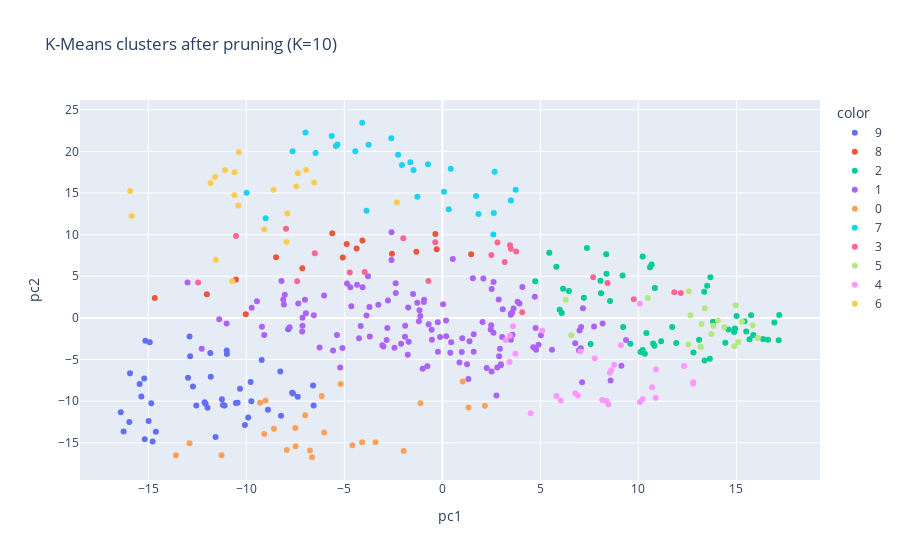

Here is the notebook cell this chart was saved with:
### Markdown cell above
## Visualize after-pruned cluster

### Code cell
pca2 = PCA(n_components=2, random_state=42)
emb2 = pca2.fit_transform(Xz_pruned)

df_plot2 = pd.DataFrame({
    "ticker": tickers_pruned,
    "pc1": emb2[:, 0],
    "pc2": emb2[:, 1],
    "cluster": labels2.astype(int)
})

fig2 = px.scatter(
    df_plot2, x="pc1", y="pc2",
    color=df_plot2["cluster"].astype(str),
    hover_name="ticker",
    title=f"K-Means clusters after pruning (K={best_k2})"
)
fig2.show()

### Figure 1 — Plotly figure (JSON) as saved in the notebook; plotly's stock layout.template omitted (floating-point values rounded to 4 significant figures; data arrays with more than 128 entries replaced by an {"elided": "..."} marker saying what was removed)
{"data": [{"hovertemplate": "<b>%{hovertext}</b><br><br>color=9<br>pc1=%{x}<br>pc2=%{y}<extra></extra>", "hovertext": ["AAPL", "ADBE", "ADSK", "AKAM", "AMZN", "AXON", "CDNS", "CMG", "CRL", "CRM", "CRWD", "DAY", "DDOG", "DXCM", "EA", "ENPH", "EPAM", "EW", "FTNT", "GDDY", "GOOG", "GOOGL", "IDXX", "INTU", "ISRG", "LULU", "META", "MRNA", "MSFT", "MTCH", "NFLX", "NOW", "PANW", "PAYC", "PODD", "PTC", "PYPL", "RVTY", "SNPS", "TECH", "TSLA", "TTD", "TTWO", "TYL", "WDAY", "WST", "XYZ"], "legendgroup": "9", "marker": {"color": "#636efa", "symbol": "circle"}, "mode": "markers", "name": "9", "orientation": "v", "showlegend": true, "type": "scatter", "x": [-12.98, -16.41, -9.906, -12.9, -14.99, -7.666, -16.26, -11.11, -8.269, -12.08, -14.78, -8.232, -14.62, -12.87, -15.15, -7.62, -9.783, -7.865, -12.73, -10.32, -10.45, -10.54, -15.93, -12.13, -9.218, -9.747, -11.98, -11.0, -15.35, -7.377, -14.85, -15.97, -11.2, -6.597, -11.84, -6.568, -11.25, -10.99, -15.18, -11.82, -8.898, -11.57, -15.21, -15.44, -12.55, -14.93, -10.07], "xaxis": "x", "y": [-7.181, -11.31, -11.97, -2.23, -12.37, -8.967, -13.62, -10.51, -6.431, -10.31, -14.83, -11.75, -13.67, -4.594, -2.733, -9.083, -7.686, -1.367, -8.229, -8.515, -10.17, -10.2, -6.631, -10.12, -5.056, -9.99, -10.78, -3.91, -9.446, -9.452, -10.24, -12.49, -10.45, -8.101, -4.214, -10.5, -9.768, -4.328, -14.57, -7.074, -11.01, -14.28, -7.272, -7.94, -10.51, -2.921, -12.86], "yaxis": "y"}, {"hovertemplate": "<b>%{hovertext}</b><br><br>color=8<br>pc1=%{x}<br>pc2=%{y}<extra></extra>", "hovertext": ["ABBV", "AMGN", "BMY", "CI", "CNC", "COR", "ELV", "HUM", "INCY", "LLY", "MCK", "MOH", "MRK", "REGN", "UNH", "VRTX"], "legendgroup": "8", "marker": {"color": "#EF553B", "symbol": "circle"}, "mode": "markers", "name": "8", "orientation": "v", "showlegend": true, "type": "scatter", "x": [-4.882, -8.486, -4.078, 1.466, -2.573, -0.3592, -1.327, -5.08, -10.03, -10.53, -0.2885, -7.144, -5.616, -14.67, -4.375, -12.02], "xaxis": "x", "y": [8.87, 7.279, 9.296, 7.646, 7.705, 10.07, 7.94, 7.263, 0.4336, 4.609, 8.254, 5.974, 10.17, 2.402, 8.344, 2.853], "yaxis": "y"}, {"hovertemplate": "<b>%{hovertext}</b><br><br>color=2<br>pc1=%{x}<br>pc2=%{y}<extra></extra>", "hovertext": ["ACGL", "AFL", "AIG", "AIZ", "ALL", "AMP", "AXP", "BAC", "BK", "BRK-B", "C", "CAT", "CB", "CFG", "CINF", "COF", "DOW", "EG", "FITB", "FOX", "FOXA", "GD", "GL", "GS", "HBAN", "HIG", "HII", "IP", "IVZ", "JPM", "KEY", "L", "MET", "MS", "MTB", "NTRS", "OMC", "PFG", "PKG", "PNC", "PRU", "RF", "RJF", "RTX", "SCHW", "STT", "SYF", "TAP", "TFC", "TRV", "TSN", "TXT", "USB", "WFC", "WRB"], "legendgroup": "2", "marker": {"color": "#00cc96", "symbol": "circle"}, "mode": "markers", "name": "2", "orientation": "v", "showlegend": true, "type": "scatter", "x": [9.19, 13.35, 15.41, 7.217, 5.452, 10.11, 12.81, 14.93, 11.72, 8.091, 14.43, 10.82, 10.59, 16.36, 8.367, 13.64, 13.09, 8.066, 15.86, 6.088, 5.985, 8.356, 6.155, 10.22, 17.16, 13.51, 5.816, 8.552, 7.562, 14.59, 15.67, 13.67, 15.74, 10.33, 17.18, 10.41, 9.223, 15.5, 6.451, 13.81, 16.93, 16.61, 11.93, 10.84, 9.589, 10.75, 13.38, 7.372, 14.9, 10.67, 4.737, 11.16, 15.01, 14.88, 10.22], "xaxis": "x", "y": [5.089, 3.132, -0.3835, 2.438, 7.829, -4.079, -4.141, -1.274, -1.081, 2.949, -2.988, -3.343, 6.088, -2.518, 5.302, -4.885, -2.622, 4.463, -2.058, 0.5944, 0.9974, 7.661, 3.517, -3.836, -2.671, 3.874, 6.155, 2.038, -3.117, -1.374, -2.557, 4.894, 0.3318, -4.293, 0.3403, -1.82, -1.095, -1.627, 3.227, -0.4564, -0.5491, -2.629, -3.0, 3.608, -3.09, -3.082, -5.117, 8.391, -1.35, 6.42, 4.407, -2.801, 0.2286, -1.681, 7.39], "yaxis": "y"}, {"hovertemplate": "<b>%{hovertext}</b><br><br>color=1<br>pc1=%{x}<br>pc2=%{y}<extra></extra>", "hovertext": {"elided": "130 str values"}, "legendgroup": "1", "marker": {"color": "#ab63fa", "symbol": "circle"}, "mode": "markers", "name": "1", "orientation": "v", "showlegend": true, "type": "scatter", "x": {"elided": "130 float values"}, "xaxis": "x", "y": {"elided": "130 float values"}, "yaxis": "y"}, {"hovertemplate": "<b>%{hovertext}</b><br><br>color=0<br>pc1=%{x}<br>pc2=%{y}<extra></extra>", "hovertext": ["ADI", "AMAT", "AMD", "ANET", "APH", "AVGO", "INTC", "JBL", "KEYS", "KLAC", "LRCX", "MCHP", "MPWR", "MU", "NTAP", "NVDA", "NXPI", "ON", "QCOM", "SMCI", "SWKS", "TER", "TXN", "WDC"], "legendgroup": "0", "marker": {"color": "#FFA15A", "symbol": "circle"}, "mode": "markers", "name": "0", "orientation": "v", "showlegend": true, "type": "scatter", "x": [-6.031, -6.646, -12.9, -9.298, -1.117, -8.595, -6.155, 2.168, -9.018, -7.937, -6.755, -4.593, -11.26, -3.412, 1.037, -13.59, -4.094, -1.975, -9.092, -5.189, -7.502, -7.49, -7.001, 1.336], "xaxis": "x", "y": [-13.74, -16.73, -15.04, -10.19, -10.24, -13.29, -9.369, -10.55, -9.912, -15.85, -15.91, -15.29, -16.49, -14.92, -7.631, -16.5, -14.92, -15.98, -13.93, -7.933, -13.21, -15.39, -11.69, -10.75], "yaxis": "y"}, {"hovertemplate": "<b>%{hovertext}</b><br><br>color=7<br>pc1=%{x}<br>pc2=%{y}<extra></extra>", "hovertext": ["AEE", "AEP", "ATO", "AWK", "CMS", "CNP", "D", "DTE", "DUK", "ED", "EIX", "ES", "ETR", "EVRG", "EXC", "FE", "LHX", "LMT", "LNT", "NEE", "NI", "NOC", "PEG", "PNW", "PPL", "SO", "SRE", "WEC", "XEL"], "legendgroup": "7", "marker": {"color": "#19d3f3", "symbol": "circle"}, "mode": "markers", "name": "7", "orientation": "v", "showlegend": true, "type": "scatter", "x": [-5.355, -5.431, -1.634, -9.992, -5.644, 2.623, -4.443, 2.665, -2.604, -4.092, 1.718, -6.467, -1.472, -2.063, -1.277, -3.867, 2.601, 1.84, -3.766, -9.015, -0.7383, 0.3237, 0.07983, 0.4277, 3.737, -2.257, 3.495, -6.982, -7.641], "xaxis": "x", "y": [20.82, 20.63, 18.7, 15.03, 21.85, 12.59, 20.0, 17.54, 21.57, 23.43, 14.64, 19.82, 17.76, 18.35, 14.54, 12.86, 10.03, 12.48, 20.8, 11.96, 18.45, 13.04, 15.15, 17.91, 15.38, 19.61, 14.1, 22.27, 20.01], "yaxis": "y"}, {"hovertemplate": "<b>%{hovertext}</b><br><br>color=3<br>pc1=%{x}<br>pc2=%{y}<extra></extra>", "hovertext": ["AMT", "ARE", "AVB", "BXP", "CPT", "DLR", "DOC", "EQR", "ESS", "EXR", "FRT", "INVH", "IRM", "MAA", "O", "PLD", "PSA", "REG", "UDR", "VICI", "VTR", "WELL"], "legendgroup": "3", "marker": {"color": "#FF6692", "symbol": "circle"}, "mode": "markers", "name": "3", "orientation": "v", "showlegend": true, "type": "scatter", "x": [-10.53, -4.725, 2.808, 9.764, -0.3634, -12.46, 3.178, 3.493, 2.499, -6.509, 12.17, -3.965, -0.7152, -1.994, 3.449, -7.407, -7.976, 11.83, 3.767, 4.074, 8.425, 7.693], "xaxis": "x", "y": [9.838, 5.466, 9.067, 2.251, 9.095, 4.25, 6.717, 8.294, 7.553, 7.768, 2.996, 5.525, 4.443, 9.58, 8.729, 4.393, 10.72, 3.072, 7.982, 0.6679, 4.204, 4.898], "yaxis": "y"}, {"hovertemplate": "<b>%{hovertext}</b><br><br>color=5<br>pc1=%{x}<br>pc2=%{y}<extra></extra>", "hovertext": ["APA", "BKR", "COP", "CTRA", "CVX", "DVN", "EOG", "FANG", "HAL", "KMI", "MPC", "OKE", "OXY", "PSX", "SLB", "TPL", "TRGP", "VLO", "WMB", "XOM"], "legendgroup": "5", "marker": {"color": "#B6E880", "symbol": "circle"}, "mode": "markers", "name": "5", "orientation": "v", "showlegend": true, "type": "scatter", "x": [13.16, 13.23, 14.05, 6.288, 13.39, 13.19, 13.82, 14.89, 15.09, 12.57, 14.38, 12.65, 13.72, 15.82, 16.09, 6.575, 12.55, 15.29, 10.47, 14.96], "xaxis": "x", "y": [-3.445, -0.7401, -0.2985, 2.198, 1.154, -3.496, -0.9303, -3.409, -2.881, 3.192, -1.133, 0.3308, -1.925, -0.891, -2.406, -2.068, -3.194, -0.4587, 2.388, 1.519], "yaxis": "y"}, {"hovertemplate": "<b>%{hovertext}</b><br><br>color=4<br>pc1=%{x}<br>pc2=%{y}<extra></extra>", "hovertext": ["BA", "BKNG", "CCL", "CZR", "DAL", "DIS", "DRI", "EXPE", "HLT", "HST", "IPG", "LUV", "LVS", "LW", "LYV", "MAR", "MGM", "NCLH", "PSKY", "RCL", "RL", "ROST", "SYY", "TDG", "TJX", "TPR", "UAL", "ULTA", "WYNN"], "legendgroup": "4", "marker": {"color": "#FF97FF", "symbol": "circle"}, "mode": "markers", "name": "4", "orientation": "v", "showlegend": true, "type": "scatter", "x": [8.759, 6.039, 10.21, 4.507, 12.79, 3.427, 7.04, 6.773, 8.155, 12.32, 9.107, 10.9, 5.817, 3.604, 6.915, 10.7, 8.367, 10.08, 3.444, 10.88, 8.617, 3.224, 10.07, 7.77, 5.1, 8.544, 12.79, 3.725, 8.467], "xaxis": "x", "y": [-5.634, -9.917, -9.734, -11.45, -7.905, -5.305, -4.027, -9.029, -9.856, -5.761, -3.272, -6.184, -9.366, -0.9888, -9.323, -8.327, -9.987, -10.08, -2.14, -9.571, -6.278, -2.642, 1.692, -4.855, -1.504, -6.59, -7.736, -4.289, -10.36], "yaxis": "y"}, {"hovertemplate": "<b>%{hovertext}</b><br><br>color=6<br>pc1=%{x}<br>pc2=%{y}<extra></extra>", "hovertext": ["CAG", "CHD", "CL", "CLX", "CPB", "DG", "GIS", "HRL", "HSY", "K", "KDP", "KHC", "KMB", "KR", "MDLZ", "MKC", "PEP", "PG", "SJM", "WMT"], "legendgroup": "6", "marker": {"color": "#FECB52", "symbol": "circle"}, "mode": "markers", "name": "6", "orientation": "v", "showlegend": true, "type": "scatter", "x": [-6.544, -15.93, -10.6, -15.85, -11.09, -10.72, -10.39, -8.614, -7.45, -7.372, -7.95, -2.324, -11.6, -9.089, -7.914, -10.41, -10.61, -11.82, -6.946, -11.56], "xaxis": "x", "y": [16.25, 15.24, 17.49, 12.24, 17.74, 4.4, 19.89, 15.38, 15.79, 17.41, 9.107, 13.85, 16.91, 10.66, 12.55, 13.49, 14.74, 16.21, 17.77, 6.987], "yaxis": "y"}], "layout": {"legend": {"title": {"text": "color"}, "tracegroupgap": 0}, "title": {"text": "K-Means clusters after pruning (K=10)"}, "xaxis": {"anchor": "y", "domain": [0, 1], "title": {"text": "pc1"}}, "yaxis": {"anchor": "x", "domain": [0, 1], "title": {"text": "pc2"}}}}
